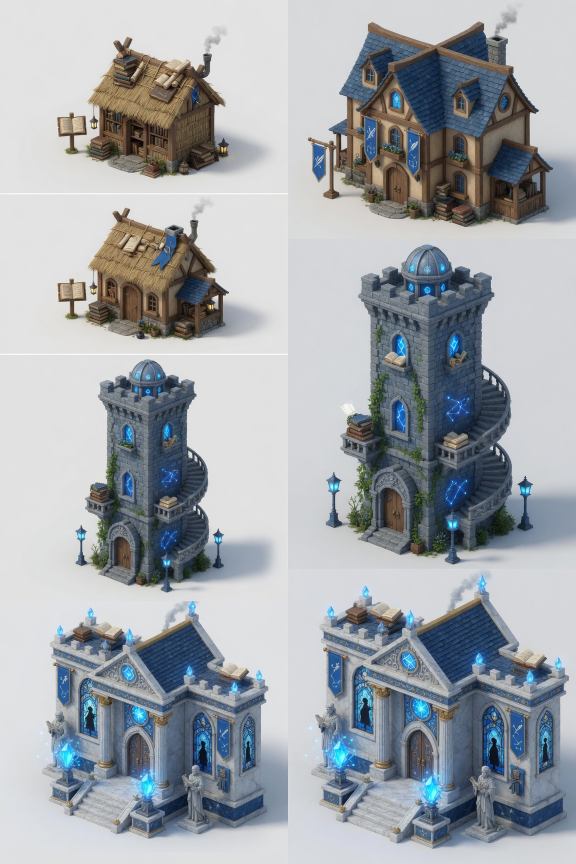
#> input picture generated_sheets/academy_tiers.png, 1152 x 1728 px, given in place of forge_tiers.png, which was not available (shown at 1/2 size)
$ python extract_generated_sheets_to_assets.py
#> lines starting #> are read from the running program, lines starting #| are printed output that depends on the picture; pictures that were not available may be replaced by others from this repository, and a replacement may not be noted
from __future__ import annotations

from collections import deque
from pathlib import Path

from PIL import Image

ROOT = Path(__file__).resolve().parents[1]
SHEET_DIR = ROOT / "generated_sheets"
OUT_DIR = ROOT / "assets" / "compound"
SIZE = 512

# Manual crops because image generation produced different sheet layouts per
# stat. Each crop contains exactly one intended tier source image.
CROPS: dict[str, list[tuple[int, int, int, int]]] = {
    # 1152 x 1728 sheets with useful images arranged in a poster layout.
    "forge": [
        (0, 0, 576, 430),
        (576, 0, 1152, 430),
        (576, 430, 1152, 900),
        (520, 850, 1152, 1728),
    ],
    "academy": [
        (0, 0, 576, 430),
        (576, 0, 1152, 430),
        (0, 760, 576, 1290),
        (576, 1240, 1152, 1728),
    ],
    # Mostly 1792 x 1008 sheets; use one row where duplicate rows exist.
    "leverage": [(0, 0, 448, 504), (448, 0, 896, 504), (896, 0, 1344, 504), (1344, 0, 1792, 504)],
    "presence": [(0, 0, 448, 1008), (448, 0, 896, 1008), (896, 0, 1344, 1008), (1344, 0, 1792, 1008)],
    "craft": [(0, 0, 448, 336), (448, 0, 896, 336), (896, 0, 1344, 336), (1344, 0, 1792, 336)],
    "vitality": [(0, 0, 448, 504), (448, 0, 896, 504), (896, 0, 1344, 504), (1344, 0, 1792, 504)],
    "capital": [(0, 0, 448, 1008), (448, 0, 896, 1008), (896, 0, 1344, 1008), (1344, 0, 1792, 1008)],
    "clarity": [(0, 0, 448, 1008), (448, 0, 896, 1008), (896, 0, 1344, 1008), (1344, 0, 1792, 1008)],
}

# Preserve the upgrade fantasy in the final 512 frame: lower tiers occupy less
# visual mass while tier 4 can fill most of the sprite box.
MAX_DIM_BY_TIER = {1: 310, 2: 365, 3: 425, 4: 472}


def is_background_candidate(pixel: tuple[int, int, int, int]) -> bool:
    r, g, b, a = pixel
    if a < 20:
        return True
    # Generated sheets use white/off-white/very light gray backgrounds. Remove
    # only low-saturation pixels connected to the crop edge so light stone/gold
    # building details inside the object are preserved.
    return r > 185 and g > 185 and b > 185 and max(r, g, b) - min(r, g, b) < 52


def remove_connected_background(img: Image.Image) -> Image.Image:
    im = img.convert("RGBA")
    pix = im.load()
    w, h = im.size
    seen = set()
    q: deque[tuple[int, int]] = deque()

    for x in range(w):
        for y in (0, h - 1):
            if is_background_candidate(pix[x, y]):
                q.append((x, y))
                seen.add((x, y))
    for y in range(h):
        for x in (0, w - 1):
            if (x, y) not in seen and is_background_candidate(pix[x, y]):
                q.append((x, y))
                seen.add((x, y))

    while q:
        x, y = q.popleft()
        for nx, ny in ((x + 1, y), (x - 1, y), (x, y + 1), (x, y - 1)):
            if 0 <= nx < w and 0 <= ny < h and (nx, ny) not in seen and is_background_candidate(pix[nx, ny]):
                seen.add((nx, ny))
                q.append((nx, ny))

    for x, y in seen:
        r, g, b, a = pix[x, y]
        pix[x, y] = (r, g, b, 0)

    return im


def keep_relevant_components(img: Image.Image) -> Image.Image:
    """Drop disconnected sheet leftovers while keeping the main building.

    The image model sometimes places small fragments from neighbouring tiers in
    a crop. After background removal, those fragments are usually disconnected
    alpha components. Keep the largest component and nearby components only.
    """
    im = img.convert("RGBA")
    pix = im.load()
    w, h = im.size
    seen: set[tuple[int, int]] = set()
    components: list[tuple[int, tuple[int, int, int, int], list[tuple[int, int]]]] = []

    for y in range(h):
        for x in range(w):
            if (x, y) in seen or pix[x, y][3] <= 12:
                continue
            q: deque[tuple[int, int]] = deque([(x, y)])
            seen.add((x, y))
            pts: list[tuple[int, int]] = []
            while q:
                cx, cy = q.popleft()
                pts.append((cx, cy))
                for nx, ny in ((cx + 1, cy), (cx - 1, cy), (cx, cy + 1), (cx, cy - 1)):
                    if 0 <= nx < w and 0 <= ny < h and (nx, ny) not in seen and pix[nx, ny][3] > 12:
                        seen.add((nx, ny))
                        q.append((nx, ny))
            if len(pts) < 18:
                continue
            xs = [pt[0] for pt in pts]
            ys = [pt[1] for pt in pts]
            components.append((len(pts), (min(xs), min(ys), max(xs) + 1, max(ys) + 1), pts))

    if not components:
        return im

    largest = max(components, key=lambda item: item[0])
    # Keep only the dominant connected art component. This aggressively removes
    # neighbouring-tier fragments that the image model sometimes leaves inside a
    # crop. It also makes every final sprite read as one clean building at map
    # scale instead of a building plus random detached props.
    keep: set[tuple[int, int]] = set(largest[2])

    out = Image.new("RGBA", im.size, (0, 0, 0, 0))
    out_pix = out.load()
    for x, y in keep:
        out_pix[x, y] = pix[x, y]
    return out


def trim_alpha(img: Image.Image) -> Image.Image:
    bbox = img.getbbox()
    if bbox is None:
        raise ValueError("blank extracted sprite")
    return img.crop(bbox)


def center_in_frame(sprite: Image.Image, tier: int) -> Image.Image:
    max_dim = MAX_DIM_BY_TIER[tier]
    w, h = sprite.size
    scale = min(max_dim / max(w, h), 1.0)
    new_size = (max(1, round(w * scale)), max(1, round(h * scale)))
    sprite = sprite.resize(new_size, Image.Resampling.LANCZOS)

    frame = Image.new("RGBA", (SIZE, SIZE), (0, 0, 0, 0))
    x = (SIZE - sprite.width) // 2
    # Anchor near bottom so all buildings sit consistently on the map.
    y = SIZE - sprite.height - 24
    frame.alpha_composite(sprite, (x, y))
    return frame


def extract_one(stat: str, tier: int, crop: tuple[int, int, int, int]) -> Image.Image:
    sheet = Image.open(SHEET_DIR / f"{stat}_tiers.png").convert("RGBA")
    cropped = sheet.crop(crop)
    cutout = remove_connected_background(cropped)
    cutout = keep_relevant_components(cutout)
    trimmed = trim_alpha(cutout)
    return center_in_frame(trimmed, tier)


def main() -> None:
    OUT_DIR.mkdir(parents=True, exist_ok=True)
    for stat, crops in CROPS.items():
        for index, crop in enumerate(crops, start=1):
            sprite = extract_one(stat, index, crop)
#> in extract_one, `cropped = sheet.crop(crop)`:
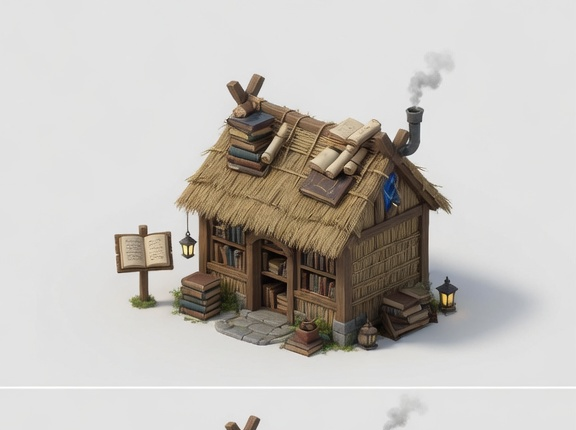
#> cropped: PIL image 576x430 RGBA; mean R, G, B, A 195.7, 191.9, 187.1, 255
#> in extract_one, `cutout = remove_connected_background(cropped)`:
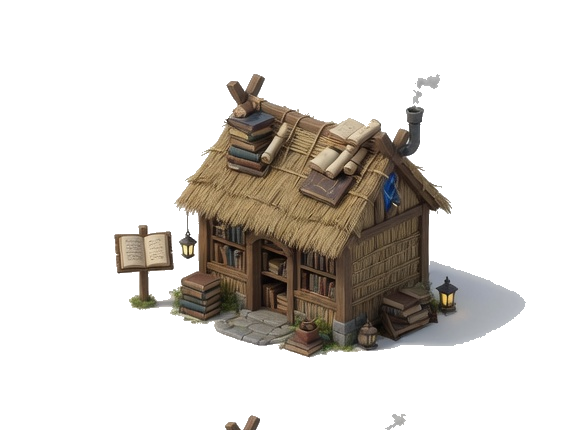
#> cutout: PIL image 576x430 RGBA; mean R, G, B, A 195.7, 191.9, 187.1, 65.8; transparent parts drawn white
#> in keep_relevant_components, `out = Image.new("RGBA", im.size, (0, 0, 0, 0))`: out: PIL image 576x430 RGBA; every value is 0
#> in trim_alpha, `return img.crop(bbox)`:
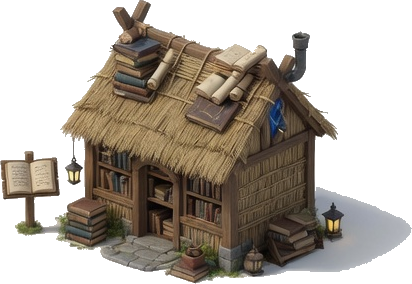
#> returned value: PIL image 412x284 RGBA; mean R, G, B, A 59.8, 51.9, 42.6, 137.7; transparent parts drawn white
#> in center_in_frame, `sprite = sprite.resize(new_size, Image.Resampling.LANCZOS)`:
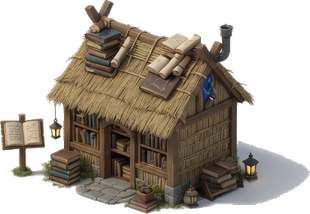
#> sprite: PIL image 310x214 RGBA; mean R, G, B, A 65.1, 57, 47.5, 137.7; transparent parts drawn white
#> in center_in_frame, `frame = Image.new("RGBA", (SIZE, SIZE), (0, 0, 0, 0))`: frame: PIL image 512x512 RGBA; every value is 0
#> in center_in_frame, `frame.alpha_composite(sprite, (x, y))`:
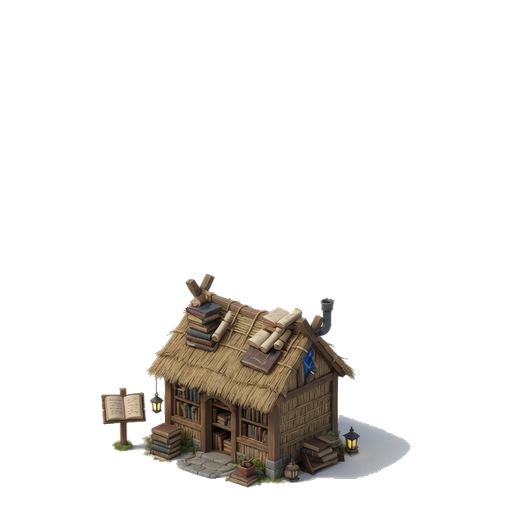
#> frame: PIL image 512x512 RGBA; mean R, G, B, A 16.5, 14.4, 12, 34.8; transparent parts drawn white
#> pass 3 of the loop in main, `for stat, crops in CROPS.items():`:
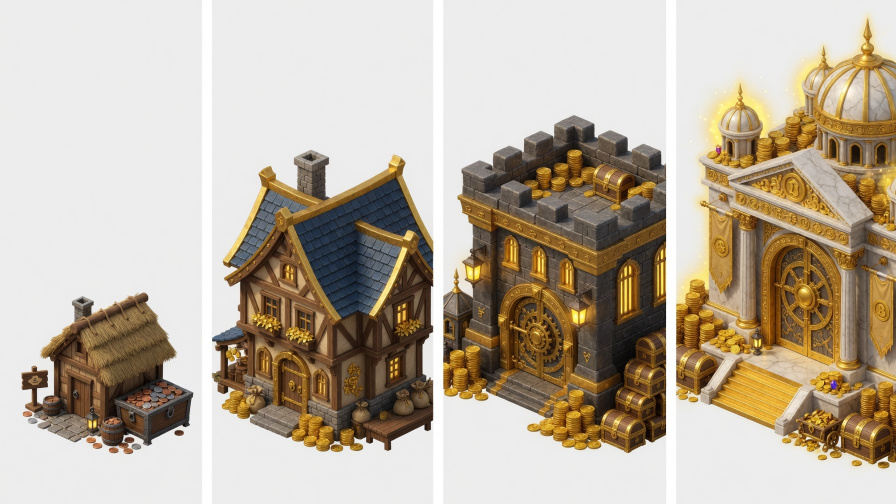
#> input picture generated_sheets/capital_tiers.png, 1792 x 1008 px, given in place of leverage_tiers.png, which was not available (shown at 1/2 size)
#> sheet: PIL image 1792x1008 RGBA
#> in extract_one (call 9), `cropped = sheet.crop(crop)`:
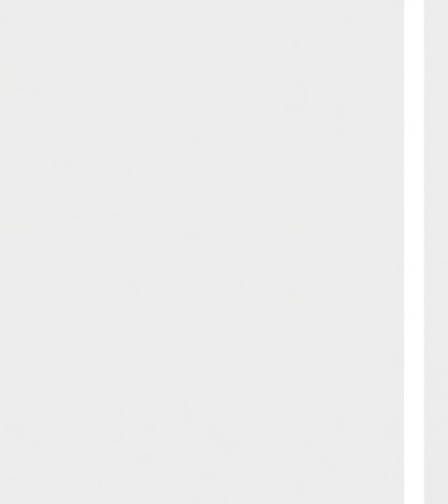
#> cropped: PIL image 448x504 RGBA; mean R, G, B, A 237.7, 237.7, 237.6, 255
            out = OUT_DIR / f"{stat}_t{index}.png"
            sprite.save(out)
            print(out.relative_to(ROOT))


if __name__ == "__main__":
#> (the run stopped early here; a loop or call above may not have finished)
